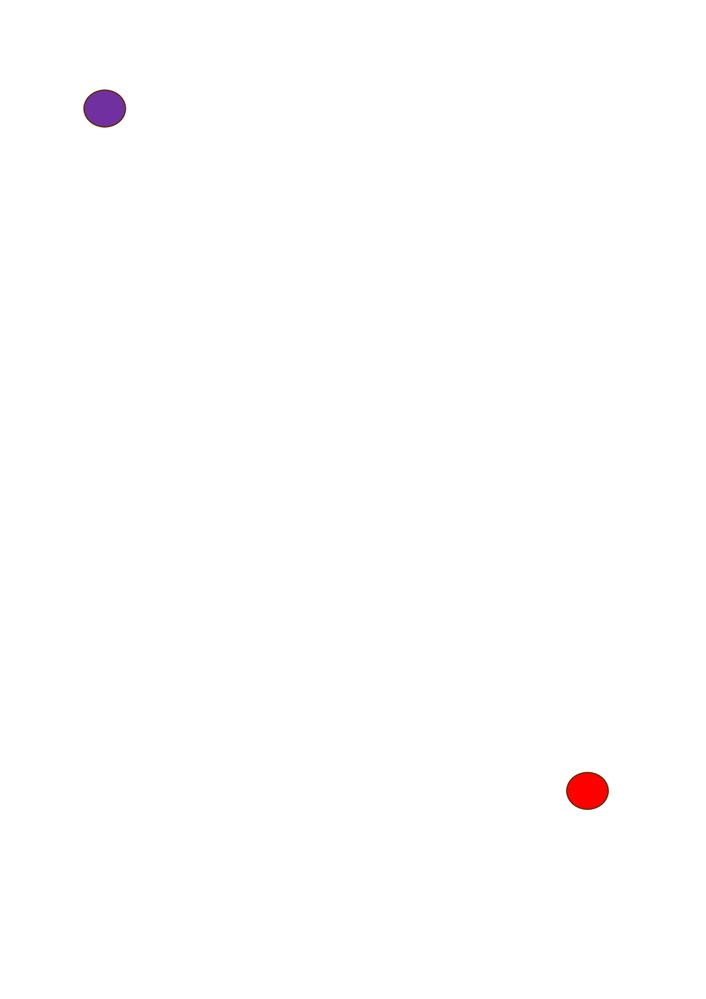
#> input picture pictures/koordinate.jpeg, 706 x 999 px, shrunk from 1654 x 2339 before the run, given in place of the camera
$ python test.py
#> lines starting #> are read from the running program, lines starting #| are printed output that depends on the picture; after the words box and inside, x2 and y2 are one past the last pixel; in counts of white or black regions, pixels touching at a corner belong together
import cv2 as cv
import numpy as np
import sys
from matplotlib import pyplot as plt


capture = cv.VideoCapture(1)

if not capture.isOpened():
    print(f"cannont open camera", file = sys.stderr)
    sys.exit(10)

while True:
    frameAvailable, frame = capture.read()
#> frame is the input picture: shape (999, 706, 3); mean B, G, R 254.3, 254.2, 254.7
    hsv_image = cv.cvtColor(frame, cv.COLOR_BGR2HSV)
#> hsv_image: shape (999, 706, 3); mean H, S, V 0.5, 0.8, 254.8

    if not frameAvailable:
        print(f"no frame availabe", file = sys.stderr)
        break

    red_lower = np.array([0, 100, 100])
    red_upper = np.array([10, 255, 255])

    pink_lower = np.array([160, 100, 100])
    pink_upper = np.array([180, 255, 255])

    yellow_lower = np.array([20, 100, 100])
    yellow_upper = np.array([30, 255, 255])

    """ red_mask = cv.inRange(hsv_image, red_lower, red_upper)
    yellow_mask = cv.inRange(hsv_image, yellow_lower, yellow_upper)
    pink_mask = cv.inRange(hsv_image, pink_lower, pink_upper)

    yellow_contours, _ = cv.findContours(yellow_mask, cv.RETR_EXTERNAL, cv.CHAIN_APPROX_SIMPLE)
    red_contours, _ = cv.findContours(pink_mask, cv.RETR_EXTERNAL, cv.CHAIN_APPROX_SIMPLE) """


    gray = cv.cvtColor(frame, cv.COLOR_BGR2GRAY)
    gray_blurred = cv.GaussianBlur(gray, (9, 9), 2)

    circles = cv.HoughCircles(
        gray_blurred,
        cv.HOUGH_GRADIENT,
        dp=1,
        minDist=50,
        param1=50,
        param2=30,
        minRadius=10,
        maxRadius=100
    )
#> circles = [[101.5, 108.5, 18.5], [590.5, 790.5, 17.7]]

    if circles is not None:

        circles = np.round(circles[0, :]).astype("int")
#> circles = [[102, 108, 18], [590, 790, 18]]
        yellow_circle = None
        red_circle = None
        yellow_center = None
        red_center = None

        for (x, y, r) in circles:

            roi = frame[y - r:y + r, x - r:x + r]
            hsv_image = cv.cvtColor(roi, cv.COLOR_BGR2HSV)

            yellow_mask = cv.inRange(hsv_image, yellow_lower, yellow_upper)
            pink_mask = cv.inRange(hsv_image, pink_lower, pink_upper)

            if np.any(yellow_mask > 0):
                yellow_circle = (x,y,r)
            if np.any(pink_mask > 0):
                red_circle = (x,y,r)
#> this loop made 2 passes
#> pass 1, `roi = frame[y - r:y + r, x - r:x + r]`:
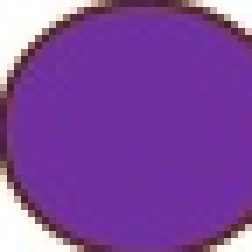
#> roi: shape (36, 36, 3) (shown 7 times larger); mean B, G, R 159.3, 72.8, 127.6
#> pass 1, `pink_mask = cv.inRange(hsv_image, pink_lower, pink_upper)`:
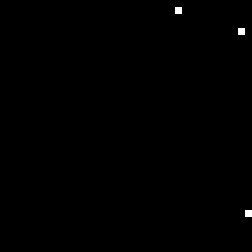
#> pink_mask: shape (36, 36) (shown 7 times larger); 0.23% white in thin lines or dots, all inside (x1, y1, x2, y2) = (25, 1, 36, 31)
#> after the loop: hsv_image: shape (36, 36, 3); mean H, S, V 7.9, 220.5, 239.4
#> after the loop:
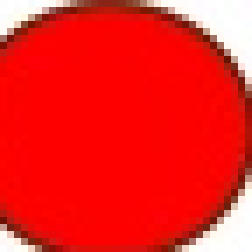
#> roi: shape (36, 36, 3) (shown 7 times larger); mean B, G, R 32.4, 35.1, 239.4


        if yellow_circle is not None and red_circle is not None:
            yellow_center = yellow_circle[:2]
            red_center = red_circle[:2]
            x_length = red_center[0] - yellow_center[0]
            y_length = yellow_center[1] - red_center[1]

            lower_blue = np.array([100, 50, 50])
            upper_blue = np.array([130, 255, 255])

            hsv_image = cv.cvtColor(frame, cv.COLOR_BGR2HSV)

            blue_mask = cv.inRange(hsv_image, lower_blue, upper_blue)
            blue_contours, _ = cv.findContours(blue_mask, cv.RETR_EXTERNAL, cv.CHAIN_APPROX_SIMPLE)

            # Sort contours by area in descending order
            blue_contours = sorted(blue_contours, key=cv.contourArea, reverse=True)

            # Use the largest contour as the Lego contour
            if blue_contours:
                lego_contour = blue_contours[0]

                # Calculate the moments and center of the Lego contour
                M = cv.moments(lego_contour)

                if M["m00"] != 0:  # Check if area is not zero
                    lego_center_x = int(M["m10"] / M["m00"])
                    lego_center_y = int(M["m01"] / M["m00"])
                    lego_center = (lego_center_x, lego_center_y)

                    normalized_lego_x = (lego_center_x - yellow_center[0]) / x_length
                    normalized_lego_y = (yellow_center[1] - lego_center_y) / y_length

                    # Scale the normalized coordinates to be within the range [0, 1]
                    normalized_lego_x = max(0, min(normalized_lego_x, 1))
                    normalized_lego_y = max(0, min(normalized_lego_y, 1))

                    """ # Convert coordinates to match matplotlib's coordinate system
                    normalized_lego_y = 1 - normalized_lego_y """

                    if normalized_lego_x != 0 and normalized_lego_y !=0:
                        print(f"Lego Center Coordinates: {lego_center}")
                        print(f"Normalized Coordinates for Lego Center: ({normalized_lego_x:.2f}, {normalized_lego_y:.2f})")

        else:
            print("Failed")

    cv.imshow("frametest", frame)

    key = cv.waitKey(5)
#> (key q is pressed here)

    if key == ord("q"):
        break
    if key == ord("s"):
        # Set up the figure
        fig, ax = plt.subplots()

        # Plot the circles and coordinate system
        ax.imshow(cv.cvtColor(frame, cv.COLOR_BGR2RGB))
        ax.scatter(*yellow_center, color='yellow', label='Yellow Circle')
        ax.scatter(*red_center, color='red', label='Red Circle')

        # Draw x and y lines
        ax.plot([red_center[0], yellow_center[0]], [yellow_center[1], yellow_center[1]], color='blue', linestyle='--', label='X Line')
        ax.plot([yellow_center[0], yellow_center[0]], [yellow_center[1], red_center[1]], color='green', linestyle='--', label='Y Line')

        # Set aspect ratio to 'equal'
        ax.set_aspect('equal', adjustable='box')

        # Determine tick positions and labels
        x_ticks = np.linspace(yellow_center[0], red_center[0], 5)
        y_ticks = np.linspace(yellow_center[1], red_center[1], 5)

        # Set ticks and labels
        ax.set_xticks(x_ticks)
        ax.set_yticks(y_ticks)

        ax.set_xticklabels([f'{(val - yellow_center[0]) / (red_center[0] - yellow_center[0]):.2f}' for val in x_ticks])
        ax.set_yticklabels([f'{(val - yellow_center[1]) / (red_center[1] - yellow_center[1]):.2f}' for val in y_ticks])

        # Add labels
        ax.set_xlabel('X Coordinate')
        ax.set_ylabel('Y Coordinate')

        # Add legend
        ax.legend()

        # Show the plot
        plt.grid(True)
        plt.show()


capture.release()
cv.waitKey(0)
cv.destroyAllWindows()
